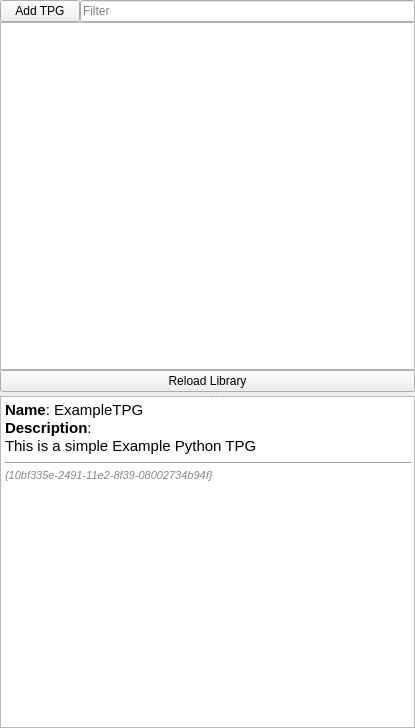
<?xml version="1.0" encoding="UTF-8"?>
<ui version="4.0">
 <class>TPGLibraryDockWindow</class>
 <widget class="QWidget" name="TPGLibraryDockWindow">
  <property name="geometry">
   <rect>
    <x>0</x>
    <y>0</y>
    <width>415</width>
    <height>728</height>
   </rect>
  </property>
  <property name="windowTitle">
   <string>Form</string>
  </property>
  <layout class="QGridLayout" name="gridLayout">
   <property name="margin">
    <number>0</number>
   </property>
   <property name="spacing">
    <number>0</number>
   </property>
   <item row="0" column="0">
    <layout class="QHBoxLayout" name="AddFilterHLayout">
     <property name="spacing">
      <number>0</number>
     </property>
     <item>
      <widget class="QPushButton" name="AddTPG">
       <property name="toolTip">
        <string>Add a TPG to the current Cam Feature</string>
       </property>
       <property name="text">
        <string>Add TPG</string>
       </property>
      </widget>
     </item>
     <item>
      <widget class="QLineEdit" name="FilterTPGs">
       <property name="toolTip">
        <string>Filter the TPG's shown below</string>
       </property>
       <property name="text">
        <string/>
       </property>
       <property name="placeholderText">
        <string>Filter</string>
       </property>
      </widget>
     </item>
    </layout>
   </item>
   <item row="1" column="0">
    <widget class="QSplitter" name="splitter">
     <property name="orientation">
      <enum>Qt::Vertical</enum>
     </property>
     <widget class="QWidget" name="verticalLayoutWidget">
      <layout class="QVBoxLayout" name="verticalLayout">
       <property name="spacing">
        <number>0</number>
       </property>
       <item>
        <widget class="QListView" name="TPGList"/>
       </item>
       <item>
        <widget class="QPushButton" name="ReloadLibrary">
         <property name="text">
          <string>Reload Library</string>
         </property>
        </widget>
       </item>
      </layout>
     </widget>
     <widget class="QTextBrowser" name="TPGDetails">
      <property name="html">
       <string>&lt;!DOCTYPE HTML PUBLIC &quot;-//W3C//DTD HTML 4.0//EN&quot; &quot;http://www.w3.org/TR/REC-html40/strict.dtd&quot;&gt;
&lt;html&gt;&lt;head&gt;&lt;meta name=&quot;qrichtext&quot; content=&quot;1&quot; /&gt;&lt;style type=&quot;text/css&quot;&gt;
p, li { white-space: pre-wrap; }
&lt;/style&gt;&lt;/head&gt;&lt;body style=&quot; font-family:'Cantarell'; font-size:11pt; font-weight:400; font-style:normal;&quot;&gt;
&lt;p style=&quot; margin-top:0px; margin-bottom:0px; margin-left:0px; margin-right:0px; -qt-block-indent:0; text-indent:0px;&quot;&gt;&lt;span style=&quot; font-weight:600;&quot;&gt;Name&lt;/span&gt;: ExampleTPG&lt;/p&gt;
&lt;p style=&quot; margin-top:0px; margin-bottom:0px; margin-left:0px; margin-right:0px; -qt-block-indent:0; text-indent:0px;&quot;&gt;&lt;span style=&quot; font-weight:600;&quot;&gt;Description&lt;/span&gt;: &lt;/p&gt;
&lt;p style=&quot; margin-top:0px; margin-bottom:0px; margin-left:0px; margin-right:0px; -qt-block-indent:0; text-indent:0px;&quot;&gt;This is a simple Example Python TPG&lt;/p&gt;
&lt;hr /&gt;
&lt;p style=&quot; margin-top:0px; margin-bottom:0px; margin-left:0px; margin-right:0px; -qt-block-indent:0; text-indent:0px;&quot;&gt;&lt;span style=&quot; font-size:8pt; font-style:italic; color:#868686;&quot;&gt;{10bf335e-2491-11e2-8f39-08002734b94f}&lt;/span&gt;&lt;/p&gt;&lt;/body&gt;&lt;/html&gt;</string>
      </property>
     </widget>
    </widget>
   </item>
  </layout>
 </widget>
 <resources/>
 <connections/>
</ui>
